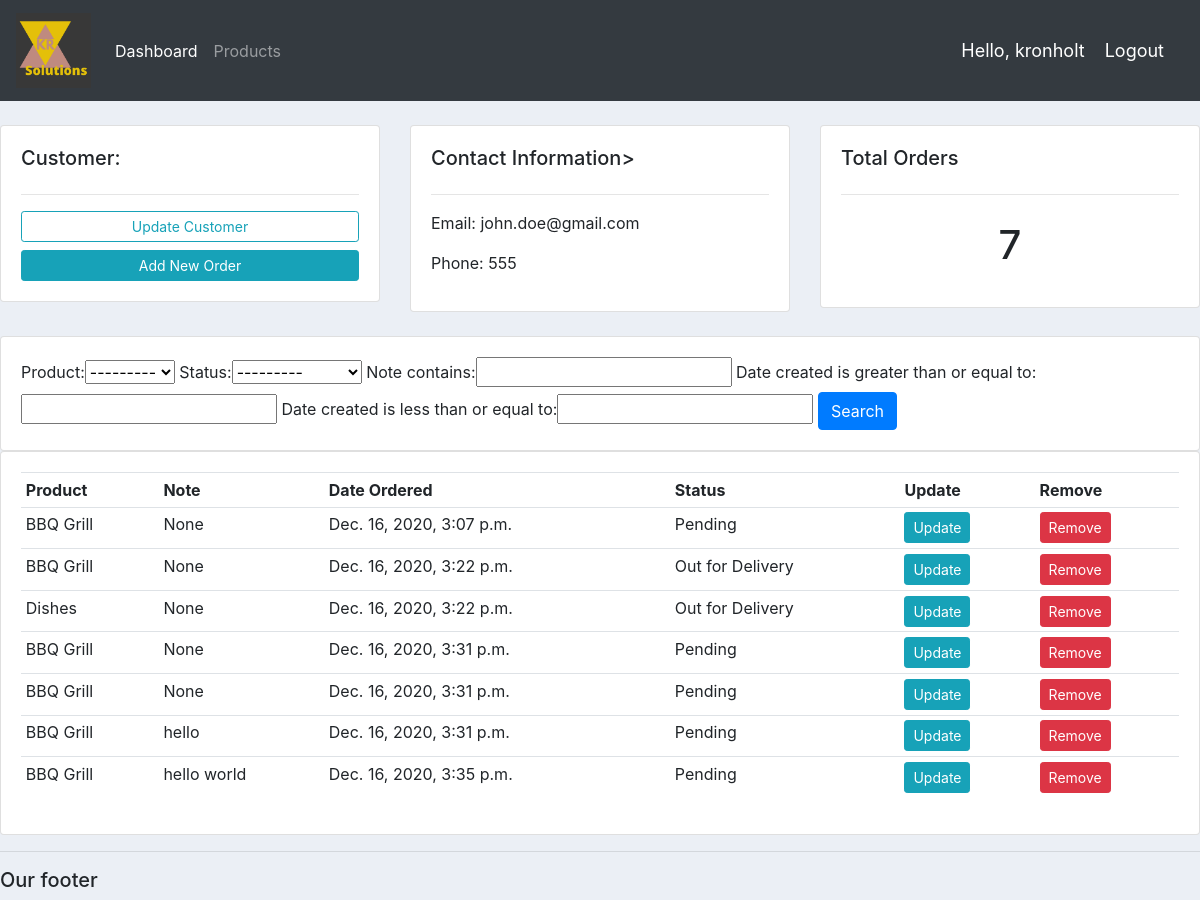
The app's page /customer/1/ (signed in) with its own data.
### accounts/models.py (models this page shows, shortened)
class Customer(models.Model):
    name = models.CharField(max_length=200, null=True)
    phone = models.CharField(max_length=200, null=True)
    email =models.CharField(max_length=200, null=True)
    date_created = models.DateTimeField(auto_now_add=True)

class Order(models.Model):
    STATUS = (
        ('Pending', 'Pending'),
        ('Out for Delivery', 'Out for deliver'),
        ('Delivered', 'Delivered'),
    )
    customer = models.ForeignKey(Customer, null=True, on_delete=models.SET_NULL)
    product = models.ForeignKey(Product, null=True, on_delete=models.SET_NULL)
    date_created = models.DateTimeField(auto_now_add=True)
    status = models.CharField(max_length=200, null=True, choices=STATUS)
    note = models.CharField(max_length=1000, null=True)

class Product(models.Model):
    CATEGORY = (
        ('Indoor', 'Indooor'),
        ('Out Door', 'Out Door'),
    )
    name =  models.CharField(max_length=200, null=True)
    price = models.FloatField(null=True)
    category =  models.CharField(max_length=200, null=True, choices=CATEGORY)
    description =  models.CharField(max_length=200, null=True, blank=True)
    date_created = models.DateTimeField(auto_now_add=True)
    tags = models.ManyToManyField(Tag)
    def __str__(self):
        return self.name

### accounts/views.py (the view)
# urls.py: path('customer/<str:pk>/', views.customer, name="customer"),
@login_required(login_url='login')
def customer(request, pk):
    customer = Customer.objects.get(id=pk)
    orders = customer.order_set.all()
    order_total = orders.count()
    myFilter = OrderFilter(request.GET, queryset=orders)
    orders = myFilter.qs
    context = {'customer': customer, 'orders':orders, 'order_total':order_total, 'myFilter':myFilter}
    return render(request, 'accounts/customer.html', context)

### accounts/templates/accounts/customer.html
{% extends 'accounts/main.html' %}
{% load static %}
{% block content %}
<br>
<div class="row">
    <div class="col-md">
        <div class="card card-body">
            <h5>Customer:</h5>
            <hr>
            <a class="btn btn-outline-info btn-sm btn-block" href="{% url 'update_customer' customer.id %}">Update Customer</a>
            <a class="btn btn-info btn-sm btn-block" href="{% url 'create_order' customer.id %}">Add New Order</a>
        </div>
    </div>
    <div class="col-md">
        <div class="card card-body">
            <h5>Contact Information></h5>
            <hr>
            <p>Email: {{customer.email}} </p>
            <p>Phone: {{customer.phone}} </p>
        </div>
    </div>
    <div class="col-md">
        <div class="card card-body">
            <h5>Total Orders</h5>
            <hr>
            <h1 style="text-align: center; padding: 10px">{{order_total}}</h1>
        </div>
    </div>
</div>
<br>
<div class="row">
    <div class="col">
        <div class="card card-body">
            <form method="get">
                {{myFilter.form}}
                <button class="btn btn-primary" type="submit">Search</button>
            </form>
        </div>
    </div>
</div>
<div class="row">
    <div class="col-md">
        <div class="card card-body">
            <table class="table table-sm">
                <tr>
                    <th>Product</th>
                    <th>Note</th>
                    <th>Date Ordered</th>
                    <th>Status</th>
                    <th>Update</th>
                    <th>Remove</th>
                </tr>
                {% for order in orders %}
                <tr>
                    <td>{{order.product}}</td>
                    <td>{{order.note}}</td>
                    <td>{{order.date_created}}</td>
                    <td>{{order.status}}</td>
                    <td><a class="btn btn-sm btn-info" href="{% url 'update_order' order.id %}">Update</a></td>
                    <td><a class="btn btn-sm btn-danger" href="{% url 'delete_order' order.id %}">Remove</a></td>
                </tr>
                {% endfor %}
            </table>
        </div>
    </div>
</div>
{% endblock %}

### accounts/templates/accounts/navbar.html (shortened to what this page needs)
{% load static %}
<nav class="navbar navbar-expand-lg sticky-top navbar-dark bg-dark">
    <a class="navbar-brand" href="{% url 'home' %}"><img src="{% static 'images/KR.png' %}" height="75"></a>
    <div class="collapse navbar-collapse" id="navbarNavAltMarkup">
      <div class="navbar-nav">
        <a class="nav-item nav-link active" href="{% url 'home' %}">Dashboard</a>
        <a class="nav-item nav-link" href="{% url 'products' %}">Products</a>
      </div>
    </div>
    <span class="hello-msg">Hello, {{request.user}}</span>
    <span ><a class="hello-msg" href="{% url 'logout' %}">Logout</a></span>
  </nav>

### static/css/main.css (style rules this page uses)
body { background-color: #ebeff5; }

### accounts/templates/accounts/navbar.html (style rules this page uses)
.hello-msg { font-size:18px; color:white; margin-right: 20px; }

### records on screen
Customer: email "john.doe@gmail.com", phone "555"
Order: product "BBQ Grill", note "None", date_created "Dec. 16, 2020, 3:07 p.m.", status "Pending"
Order: product "BBQ Grill", note "None", date_created "Dec. 16, 2020, 3:22 p.m.", status "Out for Delivery"
Order: product "Dishes", note "None", date_created "Dec. 16, 2020, 3:22 p.m.", status "Out for Delivery"
Order: product "BBQ Grill", note "None", date_created "Dec. 16, 2020, 3:31 p.m.", status "Pending"
Order: product "BBQ Grill", note "None", date_created "Dec. 16, 2020, 3:31 p.m.", status "Pending"
Order: product "BBQ Grill", note "hello", date_created "Dec. 16, 2020, 3:31 p.m.", status "Pending"
Order: product "BBQ Grill", note "hello world", date_created "Dec. 16, 2020, 3:35 p.m.", status "Pending"

### other values on screen
{{ request.user }} "kronholt"
{{ order_total }} "7"
